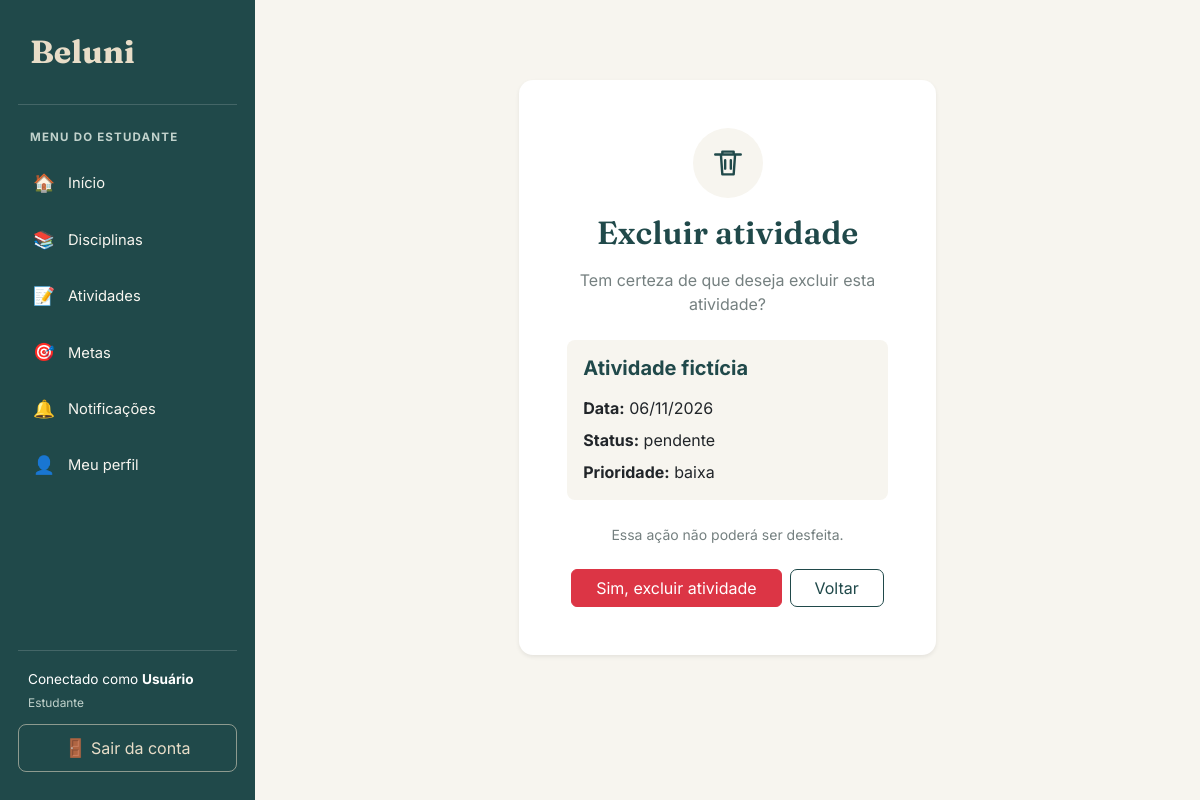
The app's page /atividades/8/excluir/ (signed in) with its own data.
### atividade/models.py (models this page shows, shortened)
class Atividade(models.Model):
    titulo = models.CharField(max_length=100)
    data = models.DateField()
    detalhamento_atividade = models.CharField(max_length=255)
    status = models.CharField(max_length=50)
    prioridade = models.CharField(max_length=50)
    pontuacao = models.FloatField()
    disciplinas = models.ManyToManyField(
        Disciplina,
        through="AtividadeInterdisciplinar",
        related_name="atividades"
    )

### atividade/views.py (the view)
# urls.py: path('<int:id>/excluir/', views.excluir_atividade, name='excluir_atividade'),
@login_required
@permission_required('atividade.delete_atividade')
def excluir_atividade(request, id):
    estudante = obter_estudante(request.user)
    atividade = get_object_or_404(
        atividades_do_estudante(estudante),
        id=id
    )
    if request.method == 'POST':
        atividade.delete()
        return redirect('listar_atividades')
    return render(
        request,
        'atividade/excluir.html',
        {'atividade': atividade}
    )

### atividade/views.py (called while the page is built)
def obter_estudante(usuario):
    return get_object_or_404(
        Estudante,
        pk=usuario.pk
    )

def atividades_do_estudante(estudante):
    return Atividade.objects.filter(
        disciplinas__estudante=estudante
    ).distinct()

### atividade/templates/atividade/excluir.html (shortened to what this page needs)
{% extends 'base.html' %}
{% block conteudo %}
<div class="container py-5">
    <div class="row justify-content-center">
        <div class="col-12 col-md-9 col-lg-7 col-xl-6">
            <div class="card border-0 shadow-sm p-4 p-md-5 text-center">
                <div class="mb-3">
                    <span class="d-inline-flex align-items-center justify-content-center rounded-circle"
                          style="width: 70px; height: 70px; background-color: #F7F5EF; color: #20494A;">
                        <svg xmlns="http://www.w3.org/2000/svg"
                             width="34" height="34" fill="none"
                             viewBox="0 0 24 24" stroke="currentColor"
                             stroke-width="1.7">
                            <path stroke-linecap="round"
                                  stroke-linejoin="round"
                                  d="M3 6h18M8 6V4h8v2m-9 0 1 14h8l1-14M10 10v6m4-6v6"/>
                        </svg>
                    </span>
                </div>
                <h1 class="titulo-pagina mb-3">
                    Excluir atividade
                </h1>
                <p class="text-secondary mb-4">
                    Tem certeza de que deseja excluir esta atividade?
                </p>
                <div class="rounded-3 p-3 mb-4 text-start"
                     style="background-color: #F7F5EF;">
                    <h5 class="fw-bold mb-3" style="color: #20494A;">
                        {{ atividade.titulo }}
                    </h5>
                    <p class="mb-2">
                        <strong>Data:</strong>
                        {{ atividade.data|date:"d/m/Y" }}
                    </p>
                    <p class="mb-2">
                        <strong>Status:</strong>
                        {{ atividade.get_status_display|default:atividade.status }}
                    </p>
                    <p class="mb-0">
                        <strong>Prioridade:</strong>
                        {{ atividade.get_prioridade_display|default:atividade.prioridade }}
                    </p>
                </div>
                <p class="small text-secondary mb-4">
                    Essa ação não poderá ser desfeita.
                </p>
                <form method="post">
                    <div class="d-flex flex-column flex-sm-row justify-content-center gap-2">
                        <button type="submit" class="btn btn-danger px-4">
                            Sim, excluir atividade
                        </button>
                        <a href="{% url 'listar_atividades' %}"
                           class="btn btn-outline-primary px-4">
                            Voltar
                        </a>
                    </div>
                </form>
            </div>
        </div>
    </div>
</div>
{% endblock %}

### templates/base.html (shortened to what this page needs)
{% load static %}
<!DOCTYPE html>
<html lang="pt-br">
<head>
    <link href="https://cdn.jsdelivr.net/npm/bootstrap@5.3.3/dist/css/bootstrap.min.css" rel="stylesheet">
</head>
<body>
    <aside class="sidebar" id="sidebar">
        <a class="sidebar-brand" href="{% url 'inicio' %}">
            Beluni
        </a>
        {% if request.user.is_authenticated %}
            {% if request.user.is_superuser or request.user.is_staff or request.session.is_admin or perms.estudante.change_estudante %}
                <div class="sidebar-label">
                    Menu do administrador
                </div>
                <ul class="sidebar-nav">
                    <li>
                        <a class="menu-link" href="{% url 'inicio' %}">
                            <span class="menu-icone">📊</span>
                            Painel administrativo
                        </a>
                    </li>
                    <li>
                        <a class="menu-link" href="{% url 'index' %}">
                            <span class="menu-icone">🌐</span>
                            Página pública
                        </a>
                    </li>
                    <li>
                        <a class="menu-link" href="{% url 'listar_estudantes' %}">
                            <span class="menu-icone">👥</span>
                            Gerenciar usuários
                        </a>
                    </li>
                </ul>
            {% else %}
                <div class="sidebar-label">
                    Menu do estudante
                </div>
                <ul class="sidebar-nav">
                    <li>
                        <a class="menu-link" href="{% url 'inicio' %}">
                            <span class="menu-icone">🏠</span>
                            Início
                        </a>
                    </li>
                    <li>
                        <a class="menu-link" href="{% url 'listar_disciplinas' %}">
                            <span class="menu-icone">📚</span>
                            Disciplinas
                        </a>
                    </li>
                    <li>
                        <a class="menu-link" href="{% url 'listar_atividades' %}">
                            <span class="menu-icone">📝</span>
                            Atividades
                        </a>
                    </li>
                    <li>
                        <a class="menu-link" href="{% url 'listar_metas' %}">
                            <span class="menu-icone">🎯</span>
                            Metas
                        </a>
                    </li>
                    <li>
                        <a class="menu-link" href="{% url 'notificacao:listar_notificacoes' %}">
                            <span class="menu-icone">🔔</span>
                            Notificações
                        </a>
                    </li>
                    <li>
                        <a class="menu-link" href="{% url 'meu_perfil' %}">
                            <span class="menu-icone">👤</span>
                            Meu perfil
                        </a>
                    </li>
                </ul>
            {% endif %}
            <div class="sidebar-rodape">
                <div class="usuario-info">
                    Conectado como
                    <strong>
                        {{ request.user.first_name|default:request.user.username }}
                    </strong>
                    {% if request.user.is_superuser or request.user.is_staff or request.session.is_admin or perms.estudante.change_estudante %}
                        <small>Administrador</small>
                    {% else %}
                        <small>Estudante</small>
                    {% endif %}
                </div>
                <a class="btn-sair" href="{% url 'logout_estudante' %}">
                    <span class="menu-icone">🚪</span>
                    Sair da conta
                </a>
            </div>
        {% endif %}
    </aside>
    <main class="main-content">
        <div class="conteudo">
            {% block conteudo %}
            {% endblock %}
        </div>
    </main>
</body>
</html>

### templates/base.html (style rules this page uses)
:root { --beluni-petroleo: #20494A; --beluni-petroleo-escuro: #173839; --beluni-areia: #E8DDC8; --beluni-fundo: #F7F5EF; --beluni-branco: #FFFFFF; --beluni-texto: #293B3B; --beluni-secundario: #758080; --beluni-borda: #E5E2D9; }
* { box-sizing: border-box; }
body { margin: 0; background-color: var(--beluni-fundo); color: var(--beluni-texto); font-family: 'Inter', sans-serif; }
.sidebar { position: fixed; top: 0; left: 0; bottom: 0; width: 255px; background-color: var(--beluni-petroleo); color: white; display: flex; flex-direction: column; padding: 28px 18px; overflow-y: auto; z-index: 1030; }
.sidebar-brand { display: block; color: var(--beluni-areia); text-decoration: none; font-family: 'Fraunces', serif; font-size: 2rem; font-weight: 700; padding: 0 12px 28px; border-bottom: 1px solid rgba(255,255,255,0.16); margin-bottom: 24px; }
.sidebar-label { color: #C1D2CC; font-size: 0.72rem; text-transform: uppercase; font-weight: 700; letter-spacing: 1.2px; padding: 0 12px; margin-bottom: 12px; }
.sidebar-nav { list-style: none; padding: 0; margin: 0; }
.sidebar-nav li { margin-bottom: 6px; }
.menu-link { display: flex; align-items: center; gap: 12px; color: #F7F5EF; text-decoration: none; padding: 12px 14px; border-radius: 9px; font-size: 0.92rem; transition: background-color 0.2s; }
.menu-icone { width: 24px; text-align: center; font-size: 1.1rem; }
.sidebar-rodape { margin-top: auto; padding-top: 24px; }
.usuario-info { border-top: 1px solid rgba(255,255,255,0.16); padding: 18px 10px 12px; color: white; font-size: 0.85rem; overflow-wrap: anywhere; }
.usuario-info small { display: block; color: #C1D2CC; margin-top: 4px; }
.btn-sair { display: block; text-align: center; text-decoration: none; color: var(--beluni-areia); border: 1px solid rgba(232,221,200,0.55); border-radius: 8px; padding: 10px; transition: background-color 0.2s; }
.main-content { margin-left: 255px; min-height: 100vh; padding: 32px; }
.conteudo { width: 100%; max-width: 1600px; margin: 0 auto; }
.titulo-pagina { color: var(--beluni-petroleo); font-family: 'Fraunces', serif; font-size: 2rem; font-weight: 600; margin-bottom: 24px; }
.card { background-color: white; border: 1px solid var(--beluni-borda); border-radius: 14px; box-shadow: 0 4px 14px rgba(32,73,74,0.05); }
.btn-outline-primary { color: var(--beluni-petroleo); border-color: var(--beluni-petroleo); border-radius: 7px; }
.text-secondary { color: var(--beluni-secundario) !important; }

### records on screen
Atividade: titulo "Atividade fictícia", data "06/11/2026", status "pendente", prioridade "baixa"

### other values on screen
{{ request.user.first_name|default:request.user.username }} "Usuário"
